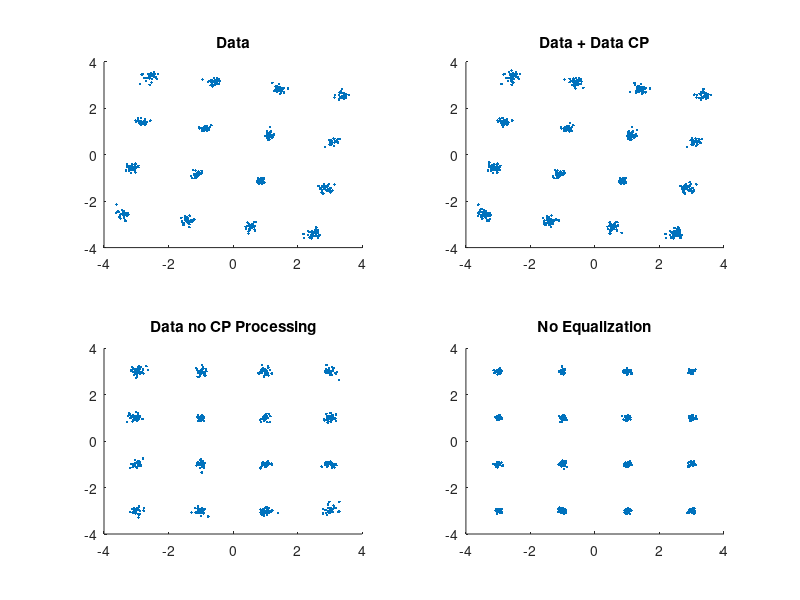

Write MATLAB code to recreate this figure.
clear; clc; close all; fclose all; format long;

%%%%%%%%%%%%%%%%%%%%%%%%%%%%%%%%%%%%%%%%%%%%%%%%%%%%%%%%%%%%%%%%%%%%%%%%%%%
% OFDM Parameters
%%%%%%%%%%%%%%%%%%%%%%%%%%%%%%%%%%%%%%%%%%%%%%%%%%%%%%%%%%%%%%%%%%%%%%%%%%%
nfft = 512;
BW = 100000;
cp_carriers = 128;
M = 16;
pilot_density = 0.5;
ofdm_symbols = 3;
dopler_cp_offset = 0;
cp_len = 128;

snr_db = 15;
multipath = 1;
speed = -0.;
cfo = 0;
cpo = 0;
sync_offset = 0;

%%%%%%%%%%%%%%%%%%%%%%%%%%%%%%%%%%%%%%%%%%%%%%%%%%%%%%%%%%%%%%%%%%%%%%%%%%%
% Calculated OFDM Parameters
%%%%%%%%%%%%%%%%%%%%%%%%%%%%%%%%%%%%%%%%%%%%%%%%%%%%%%%%%%%%%%%%%%%%%%%%%%%
rep = 1/pilot_density;
cp_index = 1:cp_carriers;
cp_index_end = nfft-cp_carriers+1:nfft;
pilot_index_cp = 1:rep:nfft;
if pilot_index_cp(end) ~= nfft
    pilot_index_cp = [pilot_index_cp nfft];
end
pilot_carriers_cp = length(pilot_index_cp);
data_index_cp = 1:nfft;
data_index_cp(pilot_index_cp) = [];
data_carriers_cp = length(data_index_cp);

pilot_index = 1:rep:nfft-cp_carriers;
if pilot_index(end) ~= nfft-cp_carriers
    pilot_index = [pilot_index nfft-cp_carriers];
end
pilot_carriers = length(pilot_index);
data_index = 1:nfft-cp_carriers;
data_index(pilot_index) = [];
data_carriers = length(data_index);
scs = BW/nfft;
Fs = BW;
Ts = 1/Fs;
T = 0:Ts:(nfft+cp_len)*ofdm_symbols*Ts-Ts;

%%%%%%%%%%%%%%%%%%%%%%%%%%%%%%%%%%%%%%%%%%%%%%%%%%%%%%%%%%%%%%%%%%%%%%%%%%%
% Generate Pilot Data
%%%%%%%%%%%%%%%%%%%%%%%%%%%%%%%%%%%%%%%%%%%%%%%%%%%%%%%%%%%%%%%%%%%%%%%%%%%
rng default
pilot_data = randsrc(pilot_carriers,ofdm_symbols,0:M-1);
pilot_data_cp = [pilot_data;pilot_data(1:cp_carriers/rep,:)];

%%%%%%%%%%%%%%%%%%%%%%%%%%%%%%%%%%%%%%%%%%%%%%%%%%%%%%%%%%%%%%%%%%%%%%%%%%%
% Generate Message Data
%%%%%%%%%%%%%%%%%%%%%%%%%%%%%%%%%%%%%%%%%%%%%%%%%%%%%%%%%%%%%%%%%%%%%%%%%%%
rng default
tx_data = randsrc(data_carriers,ofdm_symbols,0:M-1);
tx_data_cp = [tx_data;tx_data(1:cp_carriers/rep,:)];

%%%%%%%%%%%%%%%%%%%%%%%%%%%%%%%%%%%%%%%%%%%%%%%%%%%%%%%%%%%%%%%%%%%%%%%%%%%
% QAM Modulation
%%%%%%%%%%%%%%%%%%%%%%%%%%%%%%%%%%%%%%%%%%%%%%%%%%%%%%%%%%%%%%%%%%%%%%%%%%%
qam_mod_data = qammod(tx_data,M);
qam_mod_data_cp = qammod(tx_data_cp,M);
reference_pilot = qammod(pilot_data,M);
reference_pilot_cp = qammod(pilot_data_cp,M);
zp_carrier = complex(0,0);

%%%%%%%%%%%%%%%%%%%%%%%%%%%%%%%%%%%%%%%%%%%%%%%%%%%%%%%%%%%%%%%%%%%%%%%%%%%
% Carrier Allocation
%%%%%%%%%%%%%%%%%%%%%%%%%%%%%%%%%%%%%%%%%%%%%%%%%%%%%%%%%%%%%%%%%%%%%%%%%%%
carriers = zeros(nfft,ofdm_symbols);
%carriers(pilot_index,:) = reference_pilot;
%carriers(data_index,:) = qam_mod_data;
carriers(pilot_index_cp,:) = reference_pilot_cp;
carriers(data_index_cp,:) = qam_mod_data_cp;
%cp_freq = carriers(1:cp_carriers,:);
%carriers(cp_index,:) = cp_freq;

%%%%%%%%%%%%%%%%%%%%%%%%%%%%%%%%%%%%%%%%%%%%%%%%%%%%%%%%%%%%%%%%%%%%%%%%%%%
% IFFT
%%%%%%%%%%%%%%%%%%%%%%%%%%%%%%%%%%%%%%%%%%%%%%%%%%%%%%%%%%%%%%%%%%%%%%%%%%%
% Ifftshift to reorder carriers in correct order for IFFT
ifft_sub_carriers = zeros(nfft,ofdm_symbols);
for i = 1:ofdm_symbols % In loop so Ifftshift works per symbol
    ifft_sub_carriers(:,i) = ifft(ifftshift(carriers(:,i)),nfft);
end
cp_start = nfft-cp_len;
cp = ifft_sub_carriers(cp_start+1:end,:);
ifft_sub_carriers = vertcat(cp,ifft_sub_carriers);

%%%%%%%%%%%%%%%%%%%%%%%%%%%%%%%%%%%%%%%%%%%%%%%%%%%%%%%%%%%%%%%%%%%%%%%%%%%
% Parallel to Serial
%%%%%%%%%%%%%%%%%%%%%%%%%%%%%%%%%%%%%%%%%%%%%%%%%%%%%%%%%%%%%%%%%%%%%%%%%%%
ofdm_tx_signal_ser = reshape(ifft_sub_carriers,[(cp_len+nfft)*ofdm_symbols 1]);

%%%%%%%%%%%%%%%%%%%%%%%%%%%%%%%%%%%%%%%%%%%%%%%%%%%%%%%%%%%%%%%%%%%%%%%%%%%
% Channel
%%%%%%%%%%%%%%%%%%%%%%%%%%%%%%%%%%%%%%%%%%%%%%%%%%%%%%%%%%%%%%%%%%%%%%%%%%%
snr = 10^(snr_db/10);
ofdm_tx_signal_ch = awgn(ofdm_tx_signal_ser,snr,'measured');

k = (1+speed/1500);
ofdm_tx_signal_ch = filter(multipath,1,ofdm_tx_signal_ch);
ofdm_tx_signal_ch = interp1(T,ofdm_tx_signal_ch,T/k,'linear',0);

%%%%%%%%%%%%%%%%%%%%%%%%%%%%%%%%%%%%%%%%%%%%%%%%%%%%%%%%%%%%%%%%%%%%%%%%%%%
% Serial to Parallel
%%%%%%%%%%%%%%%%%%%%%%%%%%%%%%%%%%%%%%%%%%%%%%%%%%%%%%%%%%%%%%%%%%%%%%%%%%%
ofdm_rx_signal_par = reshape(ofdm_tx_signal_ch, [nfft+cp_len ofdm_symbols]);

%%%%%%%%%%%%%%%%%%%%%%%%%%%%%%%%%%%%%%%%%%%%%%%%%%%%%%%%%%%%%%%%%%%%%%%%%%%
% FFT
%%%%%%%%%%%%%%%%%%%%%%%%%%%%%%%%%%%%%%%%%%%%%%%%%%%%%%%%%%%%%%%%%%%%%%%%%%%
ofdm_rx_signal_par = [zeros(sync_offset,ofdm_symbols);
    ofdm_rx_signal_par(1:end-sync_offset,:)];
ofdm_rx_signal_par(1:cp_len,:) = [];
fft_signal = zeros(nfft,ofdm_symbols);
for i = 1:ofdm_symbols % Do FFTSHIFT per symbol
    fft_signal(:,i) = fftshift(fft(ofdm_rx_signal_par(:,i),nfft));
end

%%%%%%%%%%%%%%%%%%%%%%%%%%%%%%%%%%%%%%%%%%%%%%%%%%%%%%%%%%%%%%%%%%%%%%%%%%%
% Channel Estimation
%%%%%%%%%%%%%%%%%%%%%%%%%%%%%%%%%%%%%%%%%%%%%%%%%%%%%%%%%%%%%%%%%%%%%%%%%%%
% Get RX pilots
fft_signal_eq = fft_signal;
P_RX = fft_signal_eq(pilot_index_cp,:);
H = conj(P_RX) ./ conj(reference_pilot_cp);
H_interp = interp1(pilot_index_cp,H,1:nfft,'previous');

%%%%%%%%%%%%%%%%%%%%%%%%%%%%%%%%%%%%%%%%%%%%%%%%%%%%%%%%%%%%%%%%%%%%%%%%%%%
% Channel Equalization
%%%%%%%%%%%%%%%%%%%%%%%%%%%%%%%%%%%%%%%%%%%%%%%%%%%%%%%%%%%%%%%%%%%%%%%%%%%
Z_EQ_ZF = fft_signal_eq ./ conj(H_interp);

%%%%%%%%%%%%%%%%%%%%%%%%%%%%%%%%%%%%%%%%%%%%%%%%%%%%%%%%%%%%%%%%%%%%%%%%%%%
% Frequency domain CP
%%%%%%%%%%%%%%%%%%%%%%%%%%%%%%%%%%%%%%%%%%%%%%%%%%%%%%%%%%%%%%%%%%%%%%%%%%%
freq_cp = Z_EQ_ZF(cp_index_end,:);
Z_EQ_ZF2 = Z_EQ_ZF;
fft_signal_cp = Z_EQ_ZF; cp_freq_domain = zeros(1,ofdm_symbols);
for i = 1:ofdm_symbols
    cp_begin =fft_signal_cp(pilot_index(1):pilot_index(1)+cp_carriers-1,i);
    cp_end = freq_cp(1:end,i);
    tmp = cp_begin .* conj(cp_end);
    tmp2 = mean(tmp);
    Z_EQ_ZF = Z_EQ_ZF ./ exp(1i*pi*angle(tmp2));
    %cp_freq_domain(i) = tan_val/2/pi;
end
%table(cp_freq_domain)
Z_EQ_ZF_CP = Z_EQ_ZF;

Z_EQ_ZF([cp_index_end,pilot_index],:) = [];
Z_EQ_ZF2([cp_index_end,pilot_index],:) = [];
fft_signal([cp_index_end,pilot_index],:) = [];
Z_EQ_ZF_CP(pilot_index_cp,:) = [];
figure(),subplot(2,2,1),scatter(real(Z_EQ_ZF),imag(Z_EQ_ZF),'.')
title('Data'),subplot(2,2,2),scatter(real(Z_EQ_ZF_CP), ...
    imag(Z_EQ_ZF_CP),'.'),title('Data + Data CP')
subplot(2,2,3),scatter(real(Z_EQ_ZF2),imag(Z_EQ_ZF2),'.')
title('Data no CP Processing'),subplot(2,2,4),scatter(real( ...
    fft_signal),imag(fft_signal),'.'),title('No Equalization')